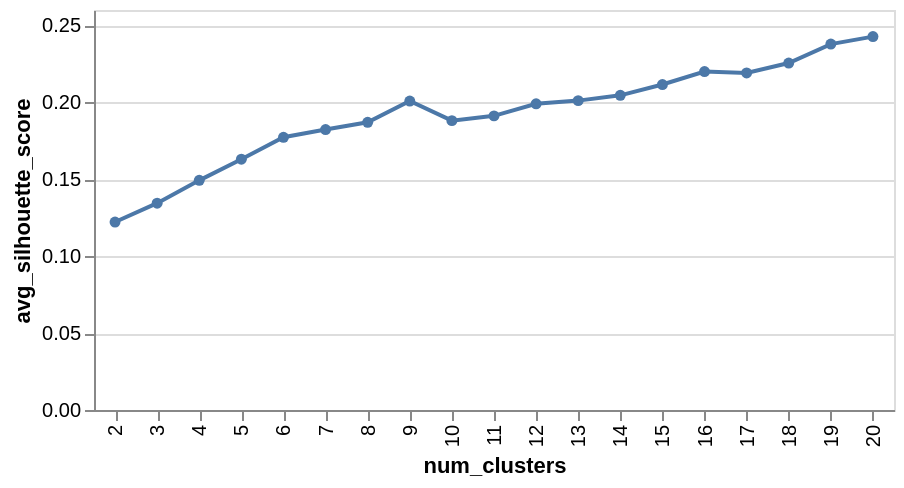

Here is the notebook cell this chart was saved with:
### Code cell
data = pd.DataFrame({
  'num_clusters': list(nums_clusters),
  'avg_silhouette_score': scores
})

alt.Chart(data).mark_line(point=True).encode(
    x='num_clusters:N',
    y='avg_silhouette_score:Q',
    tooltip=['num_clusters:O', 'avg_silhouette_score:Q']
).properties(
    width=400,
    height=200
)

### Figure 1 — Vega-Lite specification as saved in the notebook (floating-point values rounded to 4 significant figures)
{"config": {"view": {"continuousWidth": 300, "continuousHeight": 300}}, "data": {"name": "data-44c8fd66a583e824e6cdb3a62ca344ef"}, "mark": {"type": "line", "point": true}, "encoding": {"tooltip": [{"field": "num_clusters", "type": "ordinal"}, {"field": "avg_silhouette_score", "type": "quantitative"}], "x": {"field": "num_clusters", "type": "nominal"}, "y": {"field": "avg_silhouette_score", "type": "quantitative"}}, "height": 200, "width": 400, "$schema": "https://vega.github.io/schema/vega-lite/v5.16.3.json", "datasets": {"data-44c8fd66a583e824e6cdb3a62ca344ef": [{"num_clusters": 2, "avg_silhouette_score": 0.1222}, {"num_clusters": 3, "avg_silhouette_score": 0.1344}, {"num_clusters": 4, "avg_silhouette_score": 0.1493}, {"num_clusters": 5, "avg_silhouette_score": 0.163}, {"num_clusters": 6, "avg_silhouette_score": 0.1773}, {"num_clusters": 7, "avg_silhouette_score": 0.1823}, {"num_clusters": 8, "avg_silhouette_score": 0.187}, {"num_clusters": 9, "avg_silhouette_score": 0.2008}, {"num_clusters": 10, "avg_silhouette_score": 0.1881}, {"num_clusters": 11, "avg_silhouette_score": 0.1912}, {"num_clusters": 12, "avg_silhouette_score": 0.199}, {"num_clusters": 13, "avg_silhouette_score": 0.2011}, {"num_clusters": 14, "avg_silhouette_score": 0.2045}, {"num_clusters": 15, "avg_silhouette_score": 0.2116}, {"num_clusters": 16, "avg_silhouette_score": 0.22}, {"num_clusters": 17, "avg_silhouette_score": 0.2191}, {"num_clusters": 18, "avg_silhouette_score": 0.2255}, {"num_clusters": 19, "avg_silhouette_score": 0.2379}, {"num_clusters": 20, "avg_silhouette_score": 0.2427}]}}
